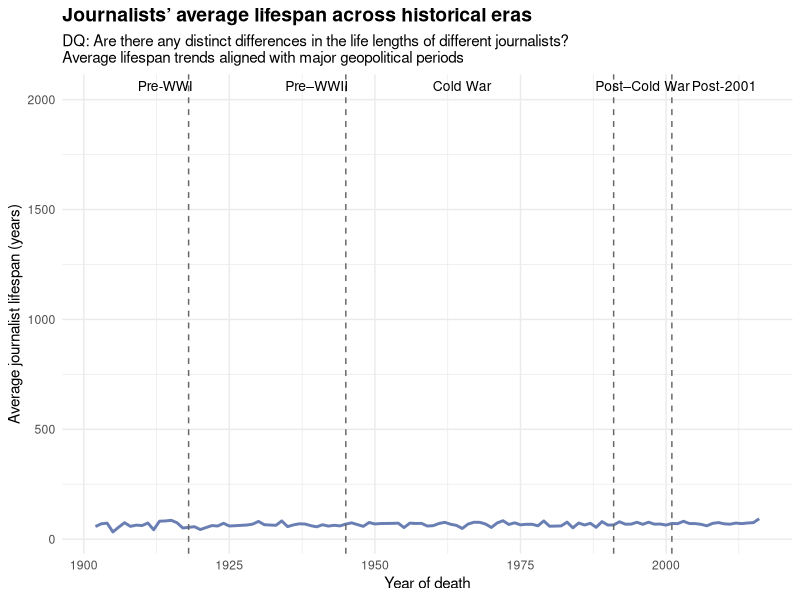
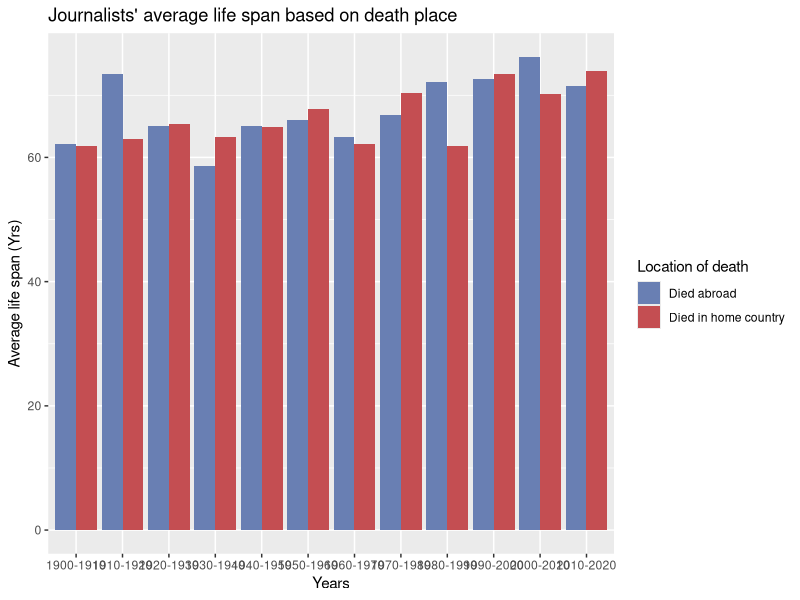

Here is the R script that generated these plots, in order:

# Calculate the journalist life length
library(tidyverse)
library(dplyr)

journalists <- read_csv('journalists.csv') |>
  mutate(
    birth_year = `ontology/birthYear`, 
    death_year = `ontology/deathYear`, 
    birth_place = `ontology/birthPlace_label`, 
    death_place = `ontology/deathPlace_label`
  ) |>
  select( 
    birth_year, 
    death_year, 
    birth_place, 
    death_place
  )
# |>
#   mutate(
#     birth_year = as.numeric(birth_year), 
#     death_year = as.numeric(death_year), 
#   ) |>  
#   mutate(
#     bd_coincide = (birth_place == death_place),
#     life_length = death_year - birth_year
#   )


all_journalists <- journalists |>
  na.omit()|>
  left_join(read_csv("all_country_mapping.csv"), by ='death_place')|>
  select( 
    birth_country, 
    death_country, 
    death_year, 
    birth_year
  ) |>
  mutate(
    birth_year = as.numeric(birth_year), 
    death_year = as.numeric(death_year), 
  ) |>  
  mutate(
    bd_coincide = (birth_country == death_country),
    life_length = death_year - birth_year
  ) |>
  filter(death_year >= 1900)

# journalists_country <- read_csv('journalists.csv') |>
#   select('ontology/deathPlace_label', "ontology/deathYear", 'ontology/birthPlace_label', "ontology/birthYear")|>
#   na.omit()

# write.csv(journalists_country, file = "Journalists_country.csv", row.names = FALSE)

# life_length_plot <- read_csv('journalists.csv') |>
#   select("title", "ontology/occupation_label", "ontology/birthYear", "ontology/deathYear")|>
#   na.omit()|>
#   rename(ontology_birthYear' = 'ontology/birthYear', 'ontology_deathYear = `ontology/deathYear` )|>
#   mutate(ontology_birthYear = as.numeric(ontology_birthYear), ontology_deathYear = as.numeric(ontology_deathYear))|>
#   mutate(life_length = ontology_deathYear - ontology_birthYear)|>
#   filter(life_length > 0)|>
#   ggplot()+
#   aes(x = life_length)+
#   labs(x = "Life lengths (Yrs)", y = 'Number of journalists', title = 'Differences in life lengths among journalists', subtitle = 'DQ: Are there any distinct differences in the life lengths of different journalists?' )+
#   theme(plot.title = element_text(face = "bold", size = 14))+
#   geom_bar(position = 'dodge', fill = "#697fb3ff")

# ggsave('life_length.png', plot = life_length_plot, width = 10, height = 5)

#avr life span of journalist per year
avr_life_span <- read_csv('journalists.csv') |>
  select("title", "ontology/occupation_label", "ontology/birthYear", "ontology/deathYear")|>
  na.omit()|>
  rename(ontology_birthYear = `ontology/birthYear`, ontology_deathYear = `ontology/deathYear` )|>
  mutate(ontology_birthYear = as.numeric(ontology_birthYear), ontology_deathYear = as.numeric(ontology_deathYear))|>
  mutate(life_length = ontology_deathYear - ontology_birthYear)|>
  group_by(ontology_deathYear)|>
  filter(life_length > 0 & ontology_deathYear > 1900)|>
  summarise(avr_life_span = mean(life_length))

avr_life_span_plot <- avr_life_span |>
  ggplot() +
  aes(x = ontology_deathYear, y = avr_life_span) +
  geom_line(color = "#697fb3ff", linewidth = 1) +
  geom_vline(
    xintercept = c(1918, 1945, 1991, 2001),
    linetype = "dashed",
    color = "grey40"
  ) +
  annotate(
    "text",
    x = c(1914, 1940, 1965, 1996, 2010),
    y = max(avr_life_span, na.rm = TRUE),
    label = c("Pre-WWI", "Pre–WWII", "Cold War", "Post–Cold War", "Post-2001"),
    vjust = -0.5,
    size = 3.5
  ) +
  labs(
    x = "Year of death",
    y = "Average journalist lifespan (years)",
    title = "Journalists’ average lifespan across historical eras",
    subtitle = "DQ: Are there any distinct differences in the life lengths of different journalists?\nAverage lifespan trends aligned with major geopolitical periods"
  ) +
  theme_minimal() +
  theme(
    plot.title = element_text(face = "bold", size = 14)
  )

ggsave('his_eras_avr_life_span.png', plot = avr_life_span_plot, width = 10, height = 5)

year_cat <- function(death_year) {
  if (death_year <= 1910){
    return("1900-1910")
  } else if (death_year <= 1920) {
    return("1910-1920")
  } else if (death_year <= 1930) {
    return("1920-1930")
  } else if (death_year <= 1940) {
    return("1930-1940")
  } else if (death_year <= 1950) {
    return("1940-1950")
  } else if (death_year <= 1960) {
    return("1950-1960")
  } else if (death_year <= 1970) {
    return("1960-1970")
  } else if (death_year <= 1980) {
    return("1970-1980")
  } else if (death_year <= 1990) {
    return("1980-1990")
  } else if (death_year <= 2000) {
    return("1990-2000")
  } else if (death_year <= 2010) {
    return("2000-2010")
  } else if (death_year <= 2020) {
    return("2010-2020")
  } else {
    return("no info")
  }
}

year_grouped <- all_journalists |>
  mutate(year = sapply(death_year, year_cat))

#Avr life span of journalist dying abroad annd dying in home country throughout the years
bar_plot <- year_grouped |>
  select('bd_coincide', 'life_length', 'year') |> 
  na.omit() |>
  group_by(bd_coincide, year) |>
  summarise(avr_life_span = mean(life_length), total = n()) |>
  ggplot()+
  aes(x= year, y = avr_life_span, fill = bd_coincide)+
  geom_col(position = position_dodge(preserve = "single"))+
  labs(
    x = "Years",
    y = "Average life span (Yrs)", 
    title = "Journalists' average life span based on death place"
  )+
  labs(fill = "Location of death")+
  scale_fill_manual(
    values = c("#697fb3ff","#c44e52"),
    labels = c("Died abroad", "Died in home country")
  )
  


ggsave('life_span_vs_location_death.png', plot = bar_plot)

# active_years <- read_csv('journalists.csv') |>
#   select("title", "ontology/deathYear", 'ontology/activeYears', 'ontology/activeYearsEndDate', 'ontology/activeYearsStartDate', 'ontology/activeYearsEndYear', 'ontology/activeYearsStartYear') |>
#   rename(deathYear = "ontology/deathYear", endYear = `ontology/activeYearsEndYear`)

# death_on_duty_data <- active_years |>
#     mutate(
#     died_on_duty = as.integer(endYear == deathYear),
#   lived = as.integer(endYear != deathYear)) |>
#   pivot_longer(
#     cols = c(died_on_duty, lived),
#     names_to = "death_on_duty",
#     values_to = "on_duty_or_not"
#   ) |>
#   group_by(death_on_duty) |>
#   summarise(total = sum(on_duty_or_not, na.rm=TRUE))


# ggplot(death_on_duty_data) +
#   aes(x = death_on_duty, y = total / sum(total)) +
#   scale_y_continuous(labels = scales::label_percent()) +
#     labs (
#     title = 'Journalists deceased on duty',
#     subtitle = 'DQ: How often do journalists die while still being officially employed?',
#     y = 'Number of journalists', # whose birth and death locations differ/coincide
#     x = ''
#   ) +
#   scale_x_discrete(labels = c('Died on duty', 'Died after retirement')) +
#   theme_minimal() +
#   theme(plot.title = element_text(face = 'bold', size = 14), axis.text.x = element_text(size = 9), axis.text.y = element_text(size = 9), axis.title = element_text(size = 14))+
#   geom_col(position = 'dodge', fill = "#697fb3ff") 

# ggsave('died_on_duty.png')
